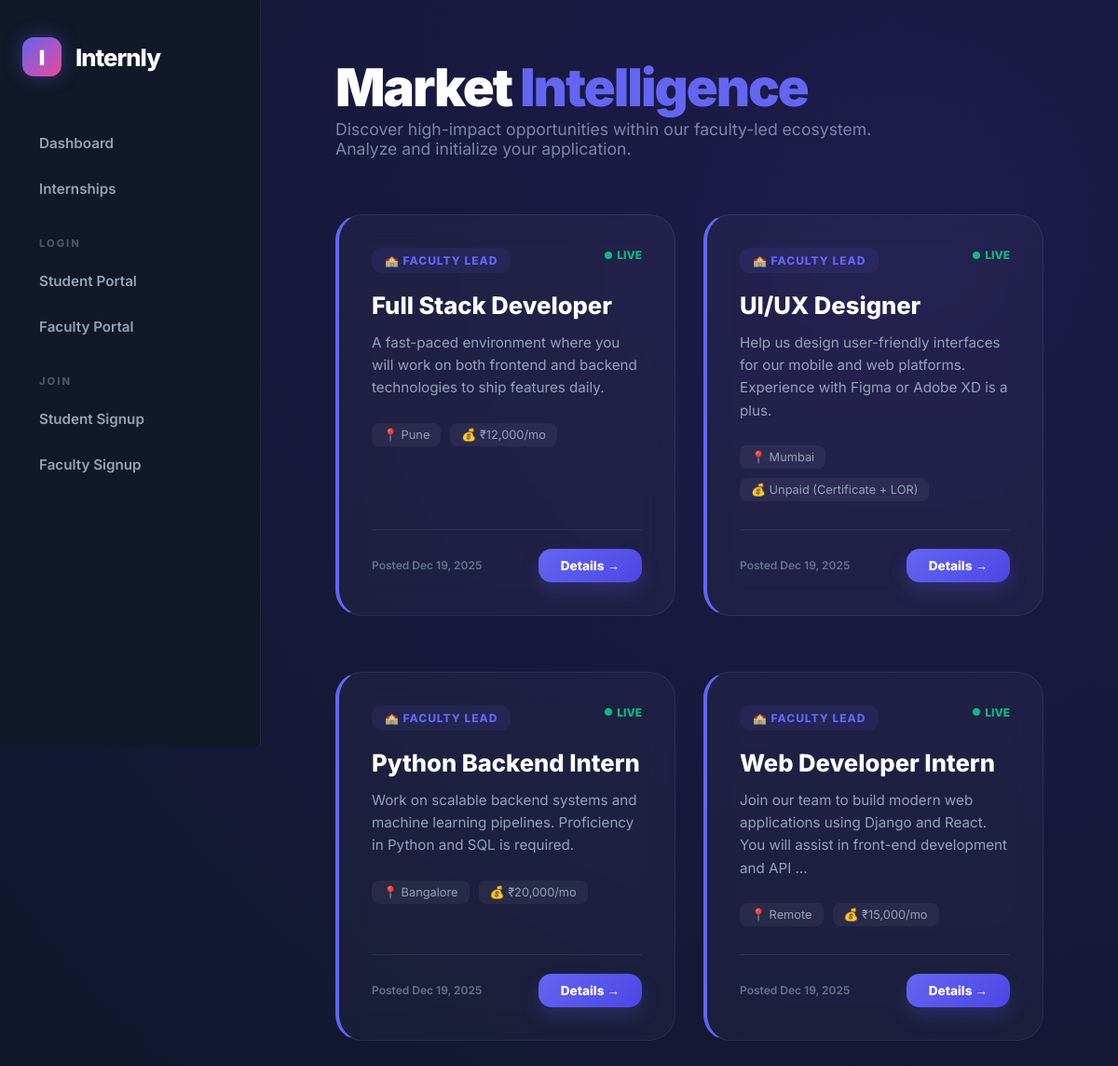
Screenshot of /internships/ with the database file from the repository.
### management/models.py (models this page shows, shortened)
class Internship(models.Model):
    title = models.CharField(max_length=200)
    company_name = models.CharField(max_length=200)
    description = models.TextField()
    required_skills = models.CharField(max_length=500, blank=True)
    location = models.CharField(max_length=100)
    stipend = models.CharField(max_length=50, default="Unpaid")
    posted_date = models.DateTimeField(auto_now_add=True)
    faculty = models.ForeignKey(User, on_delete=models.CASCADE, related_name='posted_internships', null=True)

### management/views.py (the view)
# urls.py: path('internships/', views.internship_list, name='internship_list'),
def internship_list(request):
    internships = Internship.objects.all().order_by('-posted_date')
    return render(request, 'management/internship_list.html', {'internships': internships})

### management/templates/management/internship_list.html
{% extends 'management/base.html' %}
{% load static %}
{% block content %}
<div class="header-area" style="margin-bottom: 60px;">
    <h1 style="font-size: 3.5rem; font-weight: 900; color: white; letter-spacing: -2px;">
        Market <span style="color: var(--primary);">Intelligence</span>
    </h1>
    <p style="font-size: 1.1rem; opacity: 0.8; max-width: 600px;">
        Discover high-impact opportunities within our faculty-led ecosystem. Analyze and initialize your application.
    </p>
</div>
<div class="opportunity-grid" style="display: grid; grid-template-columns: repeat(auto-fill, minmax(350px, 1fr)); gap: 30px;">
    {% for internship in internships %}
    <div class="glass-card" style="display: flex; flex-direction: column; justify-content: space-between; border-left: 4px solid var(--primary);">
        <div>
            <div style="display: flex; justify-content: space-between; align-items: flex-start; margin-bottom: 20px;">
                <span style="background: rgba(99, 102, 241, 0.1); color: var(--primary); padding: 6px 14px; border-radius: 10px; font-size: 0.75rem; font-weight: 800; text-transform: uppercase; letter-spacing: 1px;">
                    🏫 {{ internship.faculty.get_full_name|default:"Faculty Lead" }}
                </span>
                <span style="color: #10b981; font-size: 0.75rem; font-weight: 800; display: flex; align-items: center; gap: 5px;">
                    <span style="width: 8px; height: 8px; background: #10b981; border-radius: 50%; display: inline-block;"></span> LIVE
                </span>
            </div>
            <h3 style="color: white; font-size: 1.6rem; font-weight: 800; margin-bottom: 12px; line-height: 1.2;">
                {{ internship.title }}
            </h3>
            <p style="color: var(--text-body); font-size: 0.95rem; line-height: 1.6; margin-bottom: 25px;">
                {{ internship.description|truncatewords:20 }}
            </p>
            <div style="display: flex; flex-wrap: wrap; gap: 10px; margin-bottom: 30px;">
                <div style="background: rgba(255,255,255,0.05); padding: 5px 12px; border-radius: 8px; font-size: 0.8rem;">
                    📍 {{ internship.location|default:"Remote" }}
                </div>
                <div style="background: rgba(255,255,255,0.05); padding: 5px 12px; border-radius: 8px; font-size: 0.8rem;">
                    💰 {{ internship.stipend|default:"Unpaid" }}
                </div>
            </div>
        </div>
        <div style="padding-top: 20px; border-top: 1px solid var(--glass-border); display: flex; align-items: center; justify-content: space-between;">
            <span style="font-size: 0.75rem; color: #64748b; font-weight: 600;">
                Posted {{ internship.posted_date|date:"M d, Y" }}
            </span>
            <a href="{% url 'internship_detail' internship.pk %}" class="btn-primary" style="padding: 10px 24px; font-size: 0.85rem; text-decoration: none;">
                Details →
            </a>
        </div>
    </div>
    {% empty %}
    <div class="glass-card" style="grid-column: 1 / -1; text-align: center; padding: 80px;">
        <h3 style="color: white;">No active opportunities available.</h3>
    </div>
    {% endfor %}
</div>
{% endblock %}

### management/static/css/style.css (style rules this page uses)
:root { --primary: #6366f1; --primary-alt: #4f46e5; --primary-glow: rgba(99, 102, 241, 0.4); --secondary: #ec4899; --bg-dark: #0f172a; --sidebar-bg: #111827; --glass-card: rgba(255, 255, 255, 0.03); --glass-border: rgba(255, 255, 255, 0.08); --sidebar-width: 280px; }
* { box-sizing: border-box; margin: 0; padding: 0; }
body { font-family: 'Inter', sans-serif; background: radial-gradient(circle at 80% 20%, #1e1b4b, var(--bg-dark)); color: #94a3b8; display: flex; min-height: 100vh; overflow-x: hidden; }
.btn-primary { background: linear-gradient(135deg, var(--primary), var(--primary-alt)); border: none; color: white; padding: 14px 28px; border-radius: 14px; font-weight: 800; cursor: pointer; transition: 0.3s; display: inline-flex; align-items: center; justify-content: center; width: fit-content; text-decoration: none; box-shadow: 0 10px 20px rgba(99, 102, 241, 0.2); white-space: nowrap; }
.glass-card { background: var(--glass-card); backdrop-filter: blur(16px); border: 1px solid var(--glass-border); border-radius: 28px; padding: 35px; margin-bottom: 30px; }

### rows the page displays
Internship: faculty.get_full_name "FACULTY LEAD", title "Full Stack Developer", description "A fast-paced environment where you will work on both frontend and backend technologies to ship features daily.", location "Pune", stipend "₹12,000/mo", posted_date "Dec 19, 2025"
Internship: faculty.get_full_name "FACULTY LEAD", title "UI/UX Designer", description "Help us design user-friendly interfaces for our mobile and web platforms. Experience with Figma or Adobe XD is a plus.", location "Mumbai", stipend "Unpaid (Certificate + LOR)", posted_date "Dec 19, 2025"
Internship: faculty.get_full_name "FACULTY LEAD", title "Python Backend Intern", description "Work on scalable backend systems and machine learning pipelines. Proficiency in Python and SQL is required.", location "Bangalore", stipend "₹20,000/mo", posted_date "Dec 19, 2025"
Internship: faculty.get_full_name "FACULTY LEAD", title "Web Developer Intern", description "Join our team to build modern web applications using Django and React. You will assist in front-end development and API …", location "Remote", stipend "₹15,000/mo", posted_date "Dec 19, 2025"
